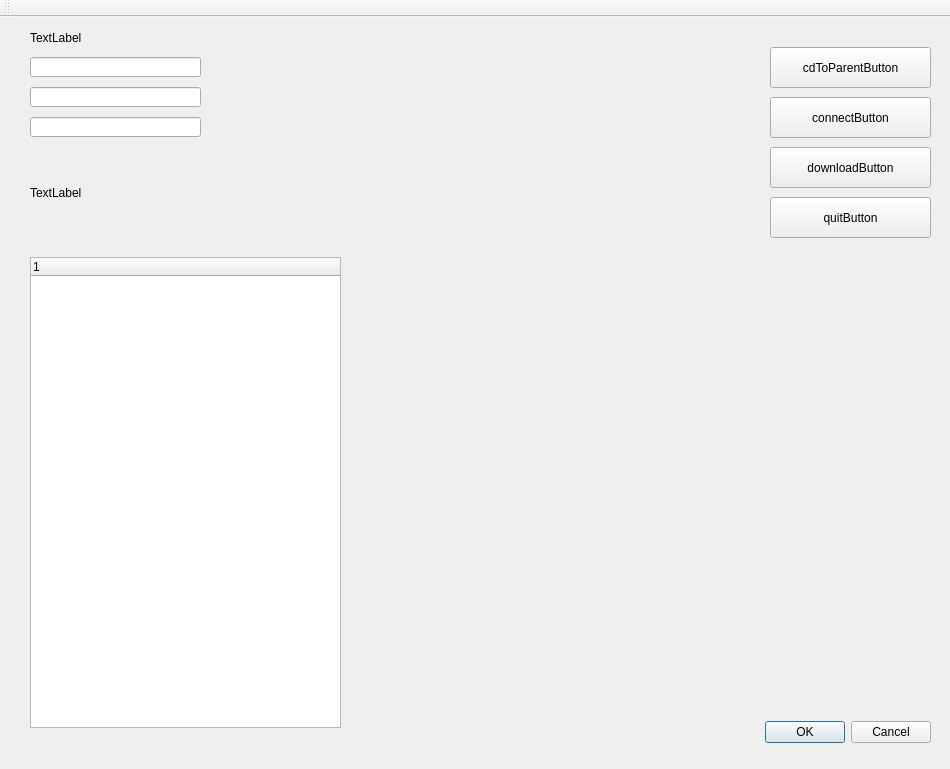
<?xml version="1.0" encoding="UTF-8"?>
<ui version="4.0">
 <class>MainWindow</class>
 <widget class="QMainWindow" name="MainWindow">
  <property name="geometry">
   <rect>
    <x>0</x>
    <y>0</y>
    <width>950</width>
    <height>769</height>
   </rect>
  </property>
  <property name="windowTitle">
   <string>MainWindow</string>
  </property>
  <widget class="QWidget" name="centralWidget">
   <widget class="QTreeWidget" name="fileList">
    <property name="geometry">
     <rect>
      <x>30</x>
      <y>240</y>
      <width>311</width>
      <height>471</height>
     </rect>
    </property>
    <column>
     <property name="text">
      <string notr="true">1</string>
     </property>
    </column>
   </widget>
   <widget class="QLabel" name="ftpServerLabel">
    <property name="geometry">
     <rect>
      <x>30</x>
      <y>10</y>
      <width>421</width>
      <height>21</height>
     </rect>
    </property>
    <property name="text">
     <string>TextLabel</string>
    </property>
   </widget>
   <widget class="QLineEdit" name="ftpServerLineEdit">
    <property name="geometry">
     <rect>
      <x>30</x>
      <y>40</y>
      <width>171</width>
      <height>20</height>
     </rect>
    </property>
   </widget>
   <widget class="QLabel" name="statusLabel">
    <property name="geometry">
     <rect>
      <x>30</x>
      <y>160</y>
      <width>491</width>
      <height>31</height>
     </rect>
    </property>
    <property name="text">
     <string>TextLabel</string>
    </property>
   </widget>
   <widget class="QPushButton" name="cdToParentButton">
    <property name="geometry">
     <rect>
      <x>770</x>
      <y>30</y>
      <width>161</width>
      <height>41</height>
     </rect>
    </property>
    <property name="text">
     <string>cdToParentButton</string>
    </property>
   </widget>
   <widget class="QPushButton" name="connectButton">
    <property name="geometry">
     <rect>
      <x>770</x>
      <y>80</y>
      <width>161</width>
      <height>41</height>
     </rect>
    </property>
    <property name="text">
     <string>connectButton</string>
    </property>
   </widget>
   <widget class="QPushButton" name="downloadButton">
    <property name="geometry">
     <rect>
      <x>770</x>
      <y>130</y>
      <width>161</width>
      <height>41</height>
     </rect>
    </property>
    <property name="text">
     <string>downloadButton</string>
    </property>
   </widget>
   <widget class="QPushButton" name="quitButton">
    <property name="geometry">
     <rect>
      <x>770</x>
      <y>180</y>
      <width>161</width>
      <height>41</height>
     </rect>
    </property>
    <property name="text">
     <string>quitButton</string>
    </property>
   </widget>
   <widget class="QDialogButtonBox" name="buttonBox">
    <property name="geometry">
     <rect>
      <x>410</x>
      <y>690</y>
      <width>521</width>
      <height>51</height>
     </rect>
    </property>
    <property name="standardButtons">
     <set>QDialogButtonBox::Cancel|QDialogButtonBox::Ok</set>
    </property>
   </widget>
   <widget class="QLineEdit" name="edtUser">
    <property name="geometry">
     <rect>
      <x>30</x>
      <y>70</y>
      <width>171</width>
      <height>20</height>
     </rect>
    </property>
   </widget>
   <widget class="QLineEdit" name="edtPassword">
    <property name="geometry">
     <rect>
      <x>30</x>
      <y>100</y>
      <width>171</width>
      <height>20</height>
     </rect>
    </property>
   </widget>
  </widget>
  <widget class="QToolBar" name="mainToolBar">
   <attribute name="toolBarArea">
    <enum>TopToolBarArea</enum>
   </attribute>
   <attribute name="toolBarBreak">
    <bool>false</bool>
   </attribute>
  </widget>
 </widget>
 <layoutdefault spacing="6" margin="11"/>
 <resources/>
 <connections/>
</ui>
